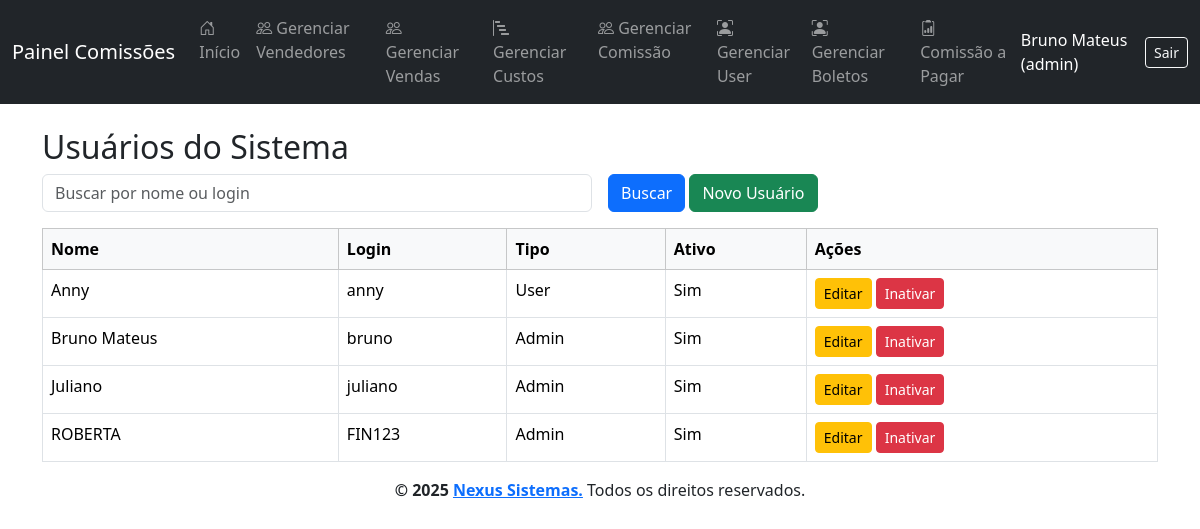
/pages/listauser.php (signed in), run on the app's committed database.
### tables this page shows
CREATE TABLE `usuarios` (
  `id` int(11) NOT NULL,
  `nome` varchar(100) DEFAULT NULL,
  `login` varchar(50) DEFAULT NULL,
  `senha` varchar(255) DEFAULT NULL,
  `tipo` enum('user','admin') DEFAULT NULL,
  `ativo` tinyint(1) NOT NULL DEFAULT 1
);

### pages/listauser.php (the view, shortened to what this page needs)
<?php
require_once '../config/config.php';
$busca = $_GET['busca'] ?? '';
$sql = "SELECT * FROM usuarios WHERE nome LIKE ? OR login LIKE ? ORDER BY nome ASC";
$stmt = $pdo->prepare($sql);
$stmt->execute(["%$busca%", "%$busca%"]);
$usuarios = $stmt->fetchAll();
require_once '../views/header.php';
?>
<div class="container mt-4">
    <h2>Usuários do Sistema</h2>
    <form method="get" class="row g-3 mb-3">
        <div class="col-md-6">
            <input type="text" name="busca" class="form-control" placeholder="Buscar por nome ou login" value="<?= htmlspecialchars($busca) ?>">
        </div>
        <div class="col-auto">
            <button class="btn btn-primary" type="submit">Buscar</button>
            <a href="user_form.php" class="btn btn-success">Novo Usuário</a>
        </div>
    </form>
    <table class="table table-bordered table-hover">
        <thead class="table-light">
            <tr>
                <th>Nome</th>
                <th>Login</th>
                <th>Tipo</th>
                <th>Ativo</th>
                <th>Ações</th>
            </tr>
        </thead>
        <tbody>
            <?php foreach ($usuarios as $user): ?>
                <tr>
                    <td><?= htmlspecialchars($user['nome']) ?></td>
                    <td><?= htmlspecialchars($user['login']) ?></td>
                    <td><?= ucfirst($user['tipo']) ?></td>
                    <td><?= $user['ativo'] ? 'Sim' : 'Não' ?></td>
                    <td>
                        <a href="user_form.php?id=<?= $user['id'] ?>" class="btn btn-sm btn-warning">Editar</a>
                        <?php if ($user['ativo']): ?>
                            <a href="user_form.php?id=<?= $user['id'] ?>&inativar=1" class="btn btn-sm btn-danger" onclick="return confirm('Deseja inativar este usuário?')">Inativar</a>
                        <?php else: ?>
                            <a href="user_form.php?id=<?= $user['id'] ?>&ativar=1" class="btn btn-sm btn-success" onclick="return confirm('Deseja reativar este usuário?')">Ativar</a>
                        <?php endif; ?>
                    </td>
                </tr>
            <?php endforeach; ?>
        </tbody>
    </table>
</div>
<?php require_once '../views/footer.php'; ?>

### data on the page
usuarios: nome "Anny", login "anny", tipo "User", ativo "Sim"
usuarios: nome "Bruno Mateus", login "bruno", tipo "Admin", ativo "Sim"
usuarios: nome "Juliano", login "juliano", tipo "Admin", ativo "Sim"
usuarios: nome "ROBERTA", login "FIN123", tipo "Admin", ativo "Sim"

### other printed values
$_SESSION['usuario_nome'] "Bruno Mateus"
$tipo_usuario "admin"
